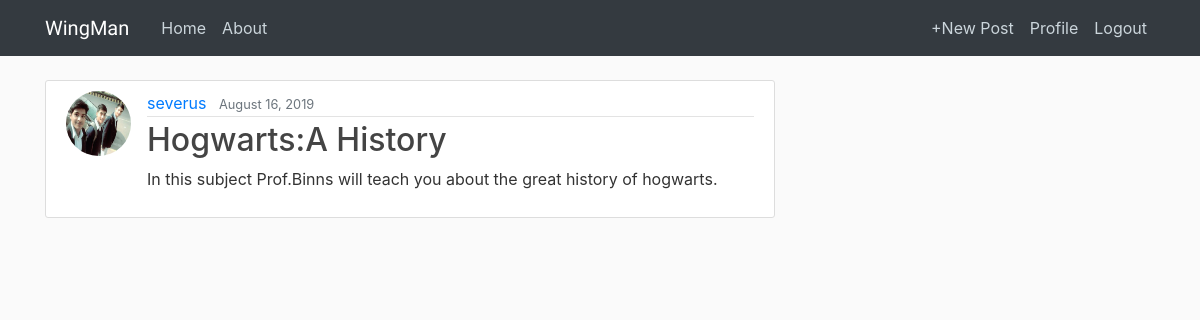
/post/6/ (signed in), run on the app's committed database.
### blog/models.py (models this page shows, shortened)
class Post(models.Model):
	title=models.CharField(max_length=100)
	content=models.TextField()
	date_posted=models.DateTimeField(default=timezone.now)
	author=models.ForeignKey(User,on_delete=models.CASCADE)

### users/models.py (models this page shows, shortened)
class Profile(models.Model):
    user = models.OneToOneField(User, on_delete=models.CASCADE)
    image = models.ImageField(default='default.jpg', upload_to='profile_pics')

### blog/views.py (the view)
# urls.py: path('post/<int:pk>/',views.PostDetailView.as_view(),name='post-detail'),
class PostDetailView(DetailView):
	model = Post

### blog/templates/blog/post_detail.html (shortened to what this page needs)
{% extends 'blog/base.html' %}
{% block content %}
			<article class="media content-section">
      <img class="rounded-circle article-img" src="{{object.author.profile.image.url}}">
  <div class="media-body">
    <div class="article-metadata">
      <a class="mr-2" href="#">{{ object.author }}</a>
      <small class="text-muted">{{ object.date_posted | date:"F d, Y" }}</small>
    </div>
    <h2 class="article-title"> {{ object.title }}</h2>
    <p class="article-content">{{ object.content }}</p>
  </div>
  <br>
</article>
{% endblock content %}

### blog/static/blog/css/main.css (style rules this page uses)
body { background: #fafafa; color: #333333; margin-top: 5rem; }
h1, h2, h3, h4, h5, h6 { color: #444444; }
.content-section { background: #ffffff; padding: 10px 20px; border: 1px solid #dddddd; border-radius: 3px; margin-bottom: 20px; }
.article-title { color: #444444; }
.article-content { white-space: pre-line; }
.article-img { height: 65px; width: 65px; margin-right: 16px; }
.article-metadata { padding-bottom: 1px; margin-bottom: 4px; border-bottom: 1px solid #e3e3e3 }

### data on the page
Post: author.profile.image (picture), author "severus", date_posted "August 16, 2019", title "Hogwarts:A History", content "In this subject Prof.Binns will teach you about the great history of hogwarts."
